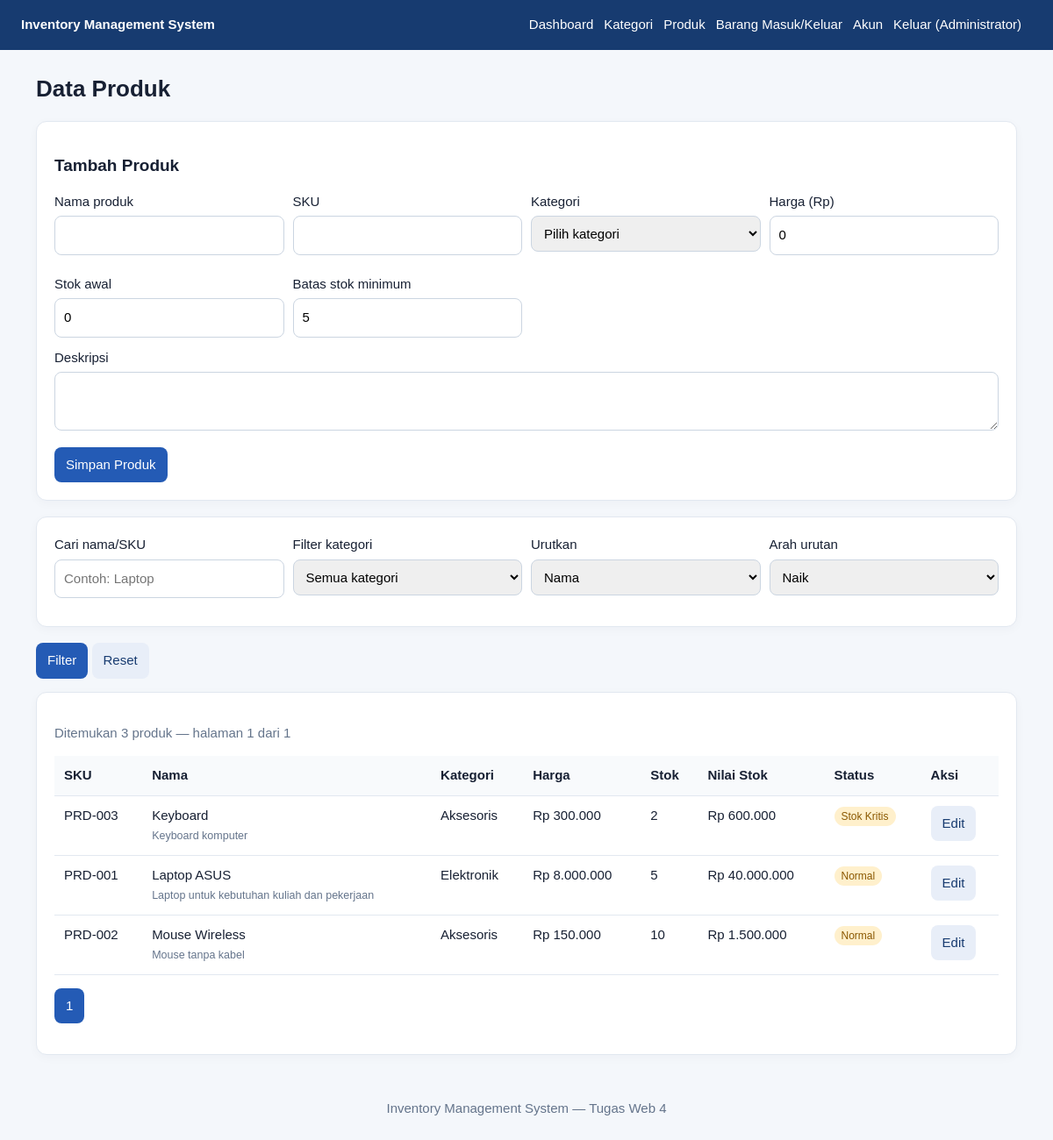
The page /products.php (signed in) on the database its author committed.
### tables this page shows
CREATE TABLE IF NOT EXISTS products (
  id INT UNSIGNED AUTO_INCREMENT PRIMARY KEY,
  category_id INT UNSIGNED NOT NULL,
  name VARCHAR(150) NOT NULL,
  sku VARCHAR(50) NOT NULL UNIQUE,
  description TEXT NULL,
  price DECIMAL(14,2) NOT NULL DEFAULT 0,
  stock INT NOT NULL DEFAULT 0,
  min_stock INT NOT NULL DEFAULT 5,
  created_at TIMESTAMP DEFAULT CURRENT_TIMESTAMP,
  updated_at TIMESTAMP DEFAULT CURRENT_TIMESTAMP ON UPDATE CURRENT_TIMESTAMP,
  CONSTRAINT fk_products_category FOREIGN KEY(category_id) REFERENCES categories(id)
    ON UPDATE CASCADE ON DELETE RESTRICT,
  CONSTRAINT chk_product_price CHECK (price >= 0),
  CONSTRAINT chk_product_stock CHECK (stock >= 0)
);

CREATE TABLE IF NOT EXISTS categories (
  id INT UNSIGNED AUTO_INCREMENT PRIMARY KEY,
  name VARCHAR(100) NOT NULL UNIQUE,
  description VARCHAR(255) NULL,
  created_at TIMESTAMP DEFAULT CURRENT_TIMESTAMP
);

### products.php (the view, shortened to what this page needs)
<?php
require __DIR__.'/config.php'; require_role('admin','staff');
$pdo=db();
$edit=null;if(isset($_GET['edit'])&&$_SESSION['user']['role']==='admin'){$s=$pdo->prepare('SELECT * FROM products WHERE id=?');$s->execute([(int)$_GET['edit']]);$edit=$s->fetch();}
$q=trim($_GET['q']??'');$cat=(int)($_GET['category']??0);
$sort=$_GET['sort']??'name';$dir=strtolower($_GET['dir']??'asc')==='desc'?'DESC':'ASC';
$sortMap=['name'=>'p.name','price'=>'p.price','stock'=>'p.stock','sku'=>'p.sku'];$order=$sortMap[$sort]??'p.name';
$where=[];$params=[];if($q!==''){$where[]='(p.name LIKE ? OR p.sku LIKE ?)';$params[]="%$q%";$params[]="%$q%";}if($cat){$where[]='p.category_id=?';$params[]=$cat;}
$sqlWhere=$where?'WHERE '.implode(' AND ',$where):'';
$count=$pdo->prepare("SELECT COUNT(*) FROM products p $sqlWhere");$count->execute($params);$total=(int)$count->fetchColumn();
$page=max(1,(int)($_GET['page']??1));$perPage=5;$pages=max(1,(int)ceil($total/$perPage));$page=min($page,$pages);$offset=($page-1)*$perPage;
$s=$pdo->prepare("SELECT p.*,c.name category_name FROM products p JOIN categories c ON c.id=p.category_id $sqlWhere ORDER BY $order $dir LIMIT $perPage OFFSET $offset");$s->execute($params);$rows=$s->fetchAll();
function product_url(array $replace=[]): string { $a=array_merge($_GET,$replace);return 'products.php?'.http_build_query($a); }
layout_start('Produk');
echo '<h1>Data Produk</h1>';
if($_SESSION['user']['role']==='admin'){
 echo '<div class="card"><h2>'.($edit?'Edit':'Tambah').' Produk</h2><form method="post"><input type="hidden" name="csrf" value="'.e(csrf_token()).'"><input type="hidden" name="id" value="'.e($edit['id']??'').'"><div class="form-grid"><div><label>Nama produk</label><input name="name" required value="'.e($edit['name']??'').'"></div><div><label>SKU</label><input name="sku" required value="'.e($edit['sku']??'').'"></div><div><label>Kategori</label><select name="category_id" required><option value="">Pilih kategori</option>';
 echo '</select></div><div><label>Harga (Rp)</label><input name="price" type="number" min="0" step="0.01" required value="'.e($edit['price']??'0').'"></div><div><label>Stok awal</label><input name="stock" type="number" min="0" required value="'.e($edit['stock']??'0').'"></div><div><label>Batas stok minimum</label><input name="min_stock" type="number" min="0" required value="'.e($edit['min_stock']??'5').'"></div></div><label>Deskripsi</label><textarea name="description">'.e($edit['description']??'').'</textarea><button>Simpan Produk</button></form></div>';
}else echo '<p class="muted">Akun staff dapat melihat dan mencari produk, tetapi tidak dapat mengubah master produk.</p>';
echo '<div class="card"><form method="get" class="form-grid"><div><label>Cari nama/SKU</label><input name="q" value="'.e($q).'" placeholder="Contoh: Laptop"></div><div><label>Filter kategori</label><select name="category"><option value="0">Semua kategori</option>';
echo '</select></div><div><label>Urutkan</label><select name="sort">';
foreach(['name'=>'Nama','sku'=>'SKU','price'=>'Harga','stock'=>'Stok'] as $k=>$v)echo '<option value="'.e($k).'" '.($sort===$k?'selected':'').'>'.e($v).'</option>';
echo '</select></div><div><label>Arah urutan</label><select name="dir"><option value="asc" '.($dir==='ASC'?'selected':'').'>Naik</option><option value="desc" '.($dir==='DESC'?'selected':'').'>Turun</option></select></div></div><p><button>Filter</button> <a class="btn secondary" href="products.php">Reset</a></p></form></div>';
echo '<div class="card"><p class="muted">Ditemukan '.e($total).' produk — halaman '.e($page).' dari '.e($pages).'</p><div class="table-wrap"><table><tr><th>SKU</th><th>Nama</th><th>Kategori</th><th>Harga</th><th>Stok</th><th>Nilai Stok</th><th>Status</th><th>Aksi</th></tr>';
foreach($rows as $r){$critical=(int)$r['stock']<=(int)$r['min_stock'];echo '<tr><td>'.e($r['sku']).'</td><td>'.e($r['name']).'<br><small class="muted">'.e($r['description']).'</small></td><td>'.e($r['category_name']).'</td><td>Rp '.number_format((float)$r['price'],0,',','.').'</td><td>'.e($r['stock']).'</td><td>Rp '.number_format((float)$r['price']*(int)$r['stock'],0,',','.').'</td><td><span class="tag">'.($critical?'Stok Kritis':'Normal').'</span></td><td>';
if($_SESSION['user']['role']==='admin')echo '<a class="btn secondary" href="products.php?edit='.e($r['id']).'">Edit</a>';
echo '</td></tr>';}
echo '</table></div><p class="actions">';
for($i=1;$i<=$pages;$i++)echo '<a class="btn '.($i===$page?'':'secondary').'" href="'.e(product_url(['page'=>$i])).'">'.e($i).'</a>';
echo '</p></div>';layout_end();

### config.php (shortened to what this page needs)
<?php
function e(mixed $value): string {
    return htmlspecialchars((string)$value, ENT_QUOTES, 'UTF-8');
}
function logged_in(): bool {
    return isset($_SESSION['user']);
}
function layout_start(string $title): void {
    echo '<!doctype html><html lang="id"><head><meta charset="utf-8"><meta name="viewport" content="width=device-width,initial-scale=1">';
    echo '<title>'.e($title).' | Inventory System</title><style>
    *{box-sizing:border-box}body{margin:0;background:#f4f7fb;color:#172033;font:15px/1.5 Arial,sans-serif}
    header{background:#173b70;color:white;padding:17px 24px;display:flex;justify-content:space-between;align-items:center;gap:16px;flex-wrap:wrap}
    header a{color:white;text-decoration:none;margin-right:12px}main{max-width:1150px;margin:25px auto;padding:0 16px}
    .card{background:white;border:1px solid #e2e8f0;border-radius:12px;padding:20px;margin-bottom:18px;box-shadow:0 3px 12px #17203308}
    .grid{display:grid;grid-template-columns:repeat(auto-fit,minmax(190px,1fr));gap:14px}
    .metric{font-size:26px;font-weight:700;color:#173b70}.muted{color:#64748b}
    input,select,textarea{width:100%;padding:10px;border:1px solid #cbd5e1;border-radius:8px;margin:5px 0 12px;font:inherit}
    button,.btn{display:inline-block;background:#245bb5;color:white;border:0;border-radius:8px;padding:9px 13px;text-decoration:none;cursor:pointer;font:inherit}
    .secondary{background:#e8eef8;color:#173b70}.danger{background:#b42318}.inline{display:inline}
    table{width:100%;border-collapse:collapse;background:white}th,td{text-align:left;padding:11px;border-bottom:1px solid #e2e8f0;vertical-align:top}th{background:#f8fafc}
    .table-wrap{overflow-x:auto}.alert{padding:12px;border-radius:8px;background:#e8f6ed;margin-bottom:14px}.alert.error{background:#fff0f0}
    .form-grid{display:grid;grid-template-columns:repeat(auto-fit,minmax(220px,1fr));gap:10px}
    h1{font-size:26px;margin-top:0}h2{font-size:19px}.tag{padding:4px 8px;border-radius:20px;background:#fff0cc;color:#8a5800;font-size:12px}
    .actions{display:flex;gap:6px;align-items:center;flex-wrap:wrap}footer{text-align:center;color:#64748b;padding:25px}
    </style></head><body><header><div><strong>Inventory Management System</strong></div><nav>';
    if (logged_in()) {
        echo '<a href="index.php">Dashboard</a><a href="categories.php">Kategori</a><a href="products.php">Produk</a><a href="movements.php">Barang Masuk/Keluar</a>';
        if ($_SESSION['user']['role']==='admin') echo '<a href="users.php">Akun</a>';
        echo '<a href="logout.php">Keluar ('.e($_SESSION['user']['name']).')</a>';
    }
    echo '</nav></header><main>';
}
function layout_end(): void { echo '</main><footer>Inventory Management System — Tugas Web 4</footer></body></html>'; }

### config.php (style rules this page uses)
* { box-sizing:border-box }
body { margin:0;background:#f4f7fb;color:#172033;font:15px/1.5 Arial,sans-serif }
header { background:#173b70;color:white;padding:17px 24px;display:flex;justify-content:space-between;align-items:center;gap:16px;flex-wrap:wrap }
header a { color:white;text-decoration:none;margin-right:12px }
main { max-width:1150px;margin:25px auto;padding:0 16px }
.card { background:white;border:1px solid #e2e8f0;border-radius:12px;padding:20px;margin-bottom:18px;box-shadow:0 3px 12px #17203308 }
.muted { color:#64748b }
input,select,textarea { width:100%;padding:10px;border:1px solid #cbd5e1;border-radius:8px;margin:5px 0 12px;font:inherit }
button,.btn { display:inline-block;background:#245bb5;color:white;border:0;border-radius:8px;padding:9px 13px;text-decoration:none;cursor:pointer;font:inherit }
.secondary { background:#e8eef8;color:#173b70 }
table { width:100%;border-collapse:collapse;background:white }
th,td { text-align:left;padding:11px;border-bottom:1px solid #e2e8f0;vertical-align:top }
th { background:#f8fafc }
.table-wrap { overflow-x:auto }
.form-grid { display:grid;grid-template-columns:repeat(auto-fit,minmax(220px,1fr));gap:10px }
h1 { font-size:26px;margin-top:0 }
h2 { font-size:19px }
.tag { padding:4px 8px;border-radius:20px;background:#fff0cc;color:#8a5800;font-size:12px }
.actions { display:flex;gap:6px;align-items:center;flex-wrap:wrap }
footer { text-align:center;color:#64748b;padding:25px }

### rows shown on the page
products: sku "PRD-003", name "Keyboard", description "Keyboard komputer", category.name "Aksesoris", price "300.000", stock "2", (float)$r['price']*(int)$r['stock'] "600.000", min_stock "Stok Kritis"
products: sku "PRD-001", name "Laptop ASUS", description "Laptop untuk kebutuhan kuliah dan pekerjaan", category.name "Elektronik", price "8.000.000", stock "5", (float)$r['price']*(int)$r['stock'] "40.000.000", min_stock "Normal"
products: sku "PRD-002", name "Mouse Wireless", description "Mouse tanpa kabel", category.name "Aksesoris", price "150.000", stock "10", (float)$r['price']*(int)$r['stock'] "1.500.000", min_stock "Normal"

### other values the page prints
$_SESSION['user']['name'] "Administrator"
$total "3"
$page "1"
$pages "1"
form field sort "Nama"
